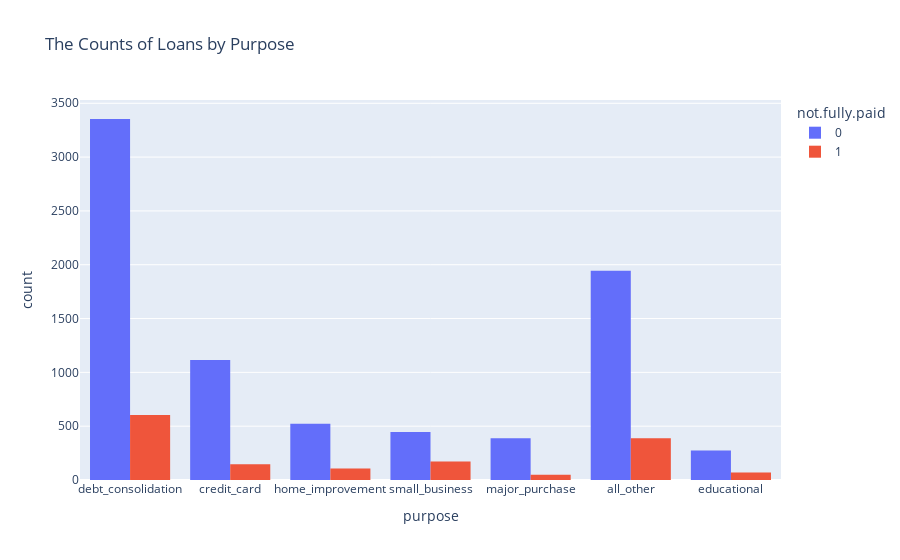

Notebook code cell kept with this figure:
### Markdown cell above
* The figure shows that the majority of people pay these loans

* The loans fully paid or not fully paid has almost the same distribution, but those not fully paid has lower fico scores

### Code cell
px.histogram(df, x="purpose", color = "not.fully.paid" , barmode="group",title="The Counts of Loans by Purpose")

### Figure 1 — Plotly figure (JSON) as saved in the notebook; plotly's stock layout.template omitted (floating-point values rounded to 4 significant figures; data arrays with more than 128 entries replaced by an {"elided": "..."} marker saying what was removed)
{"data": [{"alignmentgroup": "True", "bingroup": "x", "hovertemplate": "not.fully.paid=0<br>purpose=%{x}<br>count=%{y}<extra></extra>", "legendgroup": "0", "marker": {"color": "#636efa", "pattern": {"shape": ""}}, "name": "0", "offsetgroup": "0", "orientation": "v", "showlegend": true, "type": "histogram", "x": {"elided": "8045 str values"}, "xaxis": "x", "yaxis": "y"}, {"alignmentgroup": "True", "bingroup": "x", "hovertemplate": "not.fully.paid=1<br>purpose=%{x}<br>count=%{y}<extra></extra>", "legendgroup": "1", "marker": {"color": "#EF553B", "pattern": {"shape": ""}}, "name": "1", "offsetgroup": "1", "orientation": "v", "showlegend": true, "type": "histogram", "x": {"elided": "1533 str values"}, "xaxis": "x", "yaxis": "y"}], "layout": {"barmode": "group", "legend": {"title": {"text": "not.fully.paid"}, "tracegroupgap": 0}, "title": {"text": "The Counts of Loans by Purpose"}, "xaxis": {"anchor": "y", "domain": [0, 1], "title": {"text": "purpose"}}, "yaxis": {"anchor": "x", "domain": [0, 1], "title": {"text": "count"}}}}
